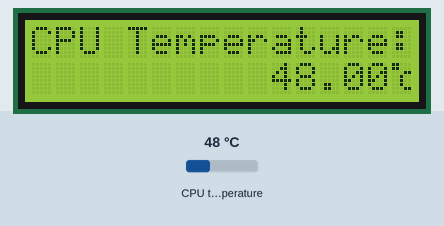
Recording of a program running on a simulated Raspberry Pi (BCM pin numbers). On the bench: 16×2 character LCD. The test bench sets the inputs (shaded band); at power-on: CPU temperature 48 °C.

Above: at 1.2 s.
1.3 s: CPU temperature set to 31 °C
At 3.3 s:
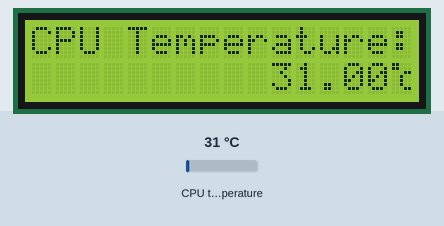
3.6 s: CPU temperature set to 44 °C
At 4.7 s:
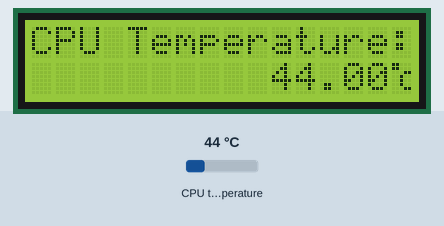
5.6 s: CPU temperature set to 58 °C
At 7.1 s:
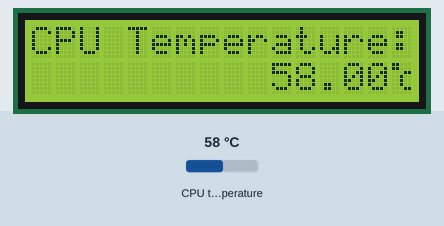
Timing chart, 0 to 8.6 s (numbered marks = the images above; inputs shaded):
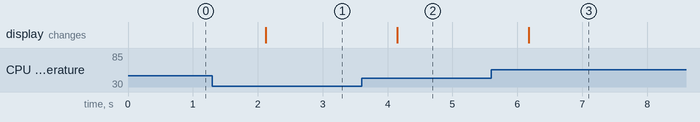

Measured:
- after the input at 1.3 s, the display: changes after 0.83 s (image 1)
- after the input at 3.6 s, the display: changes after 0.55 s (image 2)
- after the input at 5.6 s, the display: changes after 0.58 s (image 3)

The program:

app.py
```python
from RPLCD.i2c import CharLCD
from gpiozero import CPUTemperature
import time

lcd = CharLCD(i2c_expander='PCF8574', address=0x26, port=1, cols=16, rows=2, dotsize=8)
lcd.clear()

celcius = 0
celcius_bitmap = (
  0b11000,
  0b11000,
  0b00011,
  0b00100,
  0b00100,
  0b00100,
  0b00011,
  0b00000,
)
lcd.create_char(celcius, celcius_bitmap)

lcd.clear()
lcd.home()
lcd.write_string("CPU Temperature:")

while True:
  cpu = CPUTemperature()

  lcd.cursor_pos = (1,10)
  lcd.write_string("{0:.2f}".format(cpu.temperature))
  lcd.write(celcius)

  time.sleep(1.0)
```
